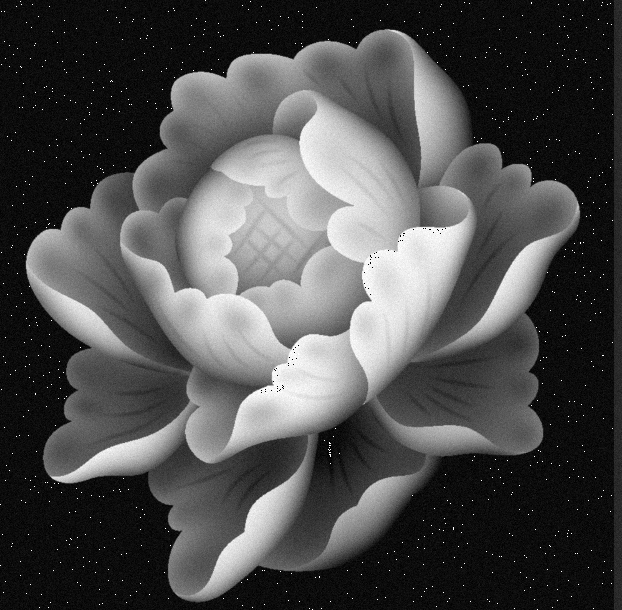
//> input picture imageProcess/project-image/sobel-image/sobel-image/花(高斯2).png, 622 x 610 px
$ ./log   (built with g++ and OpenCV 4)
//> lines starting //> are read from the running program, lines starting //| are printed output that depends on the picture
#include "iostream"
#include "math.h"
#include "opencv.hpp"
using namespace std;
using namespace cv;
const double π = 3.14;
bool ImageBlockData(uchar* lpData, long Width, long Height, int Temx, int Temy, long WindWidth, long WindHeight, uchar* TempData) {
	int Temi, Temj, Temu, Temv;
	for (Temi = 0; Temi < WindHeight; Temi++)
	{
		for (Temj = 0; Temj < WindWidth; Temj++)
		{
			Temu = Temy + Temi - WindHeight / 2;
			Temv = Temx + Temj - WindWidth / 2;
			if (Temu < 0)   Temu = -Temu - 1;
			if (Temv < 0)   Temv = -Temv - 1;
			if (Temu >= Height) Temu = 2 * Height - Temu - 1;
			if (Temv >= Width)  Temv = 2 * Width - Temv - 1;
			TempData[Temi * WindWidth + Temj] = lpData[Temu * Width + Temv];
		}
	}return true;

}
int main()
{
	Mat Image, grayImage, out_Image, l_out_Image;   //out_Image为结果图像
	Image = imread("花(高斯2).png");
//> Image is the input picture: 610 rows x 622 cols, CV_8UC3; min 0, max 255, mean 77.3
	namedWindow("原图", 1);
	imshow("原图", Image);
	long width = Image.cols; //图片的宽
//> width = 622
	long height = Image.rows;//图片的高
//> height = 610
	//const int length = Image.cols * Image.rows;
	cvtColor(Image, grayImage, COLOR_RGB2GRAY);
	out_Image = grayImage.clone();
	l_out_Image = grayImage.clone();
	uchar* start_image;
	uchar* end_image;
	uchar* l_end_image;

	start_image = (uchar*)calloc((grayImage.cols) * (grayImage.rows), sizeof(uchar));
	end_image = (uchar*)calloc((grayImage.cols) * (grayImage.rows), sizeof(uchar));
	l_end_image = (uchar*)calloc((grayImage.cols) * (grayImage.rows), sizeof(uchar));
	for (int i = 0; i < height; i++)
	{
		uchar* a = grayImage.ptr<uchar>(i);
		for (int j = 0; j < width; j++)
		{
			//printf("%u\t", a[i]);
			start_image[i * width + j] = a[j];
			end_image[i * width + j] = 0;
			l_end_image[i * width + j] = 0;
			//printf("%u\t", start_image[i * width + j]);
		}
	}


	int  loG_kernel[5][5] = {
	{0, 0, -1, 0, 0},
	{0, -1, -2, -1, 0},
	{-1, -2, 16, -2, -1},
	{0, -1, -2, -1, 0},
	{0, 0, -1, 0, 0}
	};
	for (int i = 0; i < height; i++)
	{
		for (int j = 0; j < width; j++)
		{
			double loG_value = 0;
			uchar* temp_block = (uchar*)calloc(25, sizeof(uchar));
			bool is_true = ImageBlockData(start_image, width, height, j, i, 5, 5, temp_block);
			for (int m = -2; m <= 2; m++) {
				for (int n = -2; n <= 2; n++) {
					loG_value += loG_kernel[m + 2][n + 2] * temp_block[(m + 2) * 5 + (n + 2)];
				}
			}
			end_image[i * width + j] = loG_value;
		}
	}

	for (int i = 0; i < height; i++)
	{
		uchar* result = out_Image.ptr<uchar>(i);
		for (int j = 0; j < width; j++)
		{
			result[j] = end_image[i * width + j];
			//printf("%d\t", end_image[i * width + j]);
		}
	}
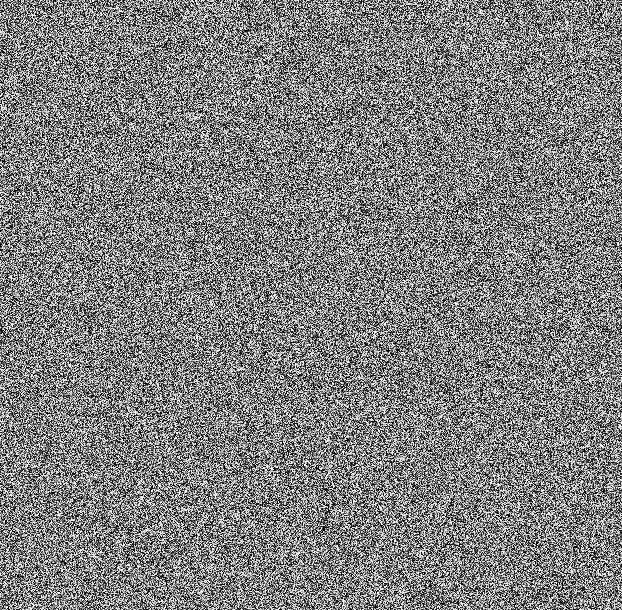
//> out_Image: 610 rows x 622 cols, CV_8UC1; min 0, max 255, mean 127.3

	//laplacian-----------------------
	int  laplacian_kernel[3][3] = { {0, 1, 0}, {1, -4, 1}, {0, 1, 0} };
	for (int i = 0; i < height; i++)
	{
		for (int j = 0; j < width; j++)
		{
			double laplacian_value = 0;
			uchar* laplacian_block = (uchar*)calloc(9, sizeof(uchar));
			bool is_true = ImageBlockData(start_image, width, height, j, i, 3, 3, laplacian_block);
			for (int m = -1; m <= 1; m++) {
				for (int n = -1; n <= 1; n++) {
					laplacian_value += laplacian_kernel[m + 1][n + 1] * laplacian_block[(m + 1) * 3 + (n + 1)];
				}
			}
			l_end_image[i * width + j] = laplacian_value;
		}
	}
	for (int i = 0; i < height; i++)
	{
		uchar* result = l_out_Image.ptr<uchar>(i);
		for (int j = 0; j < width; j++)
		{
			result[j] = l_end_image[i * width + j];
			//printf("%d\t", end_image[i * width + j]);
		}
	}
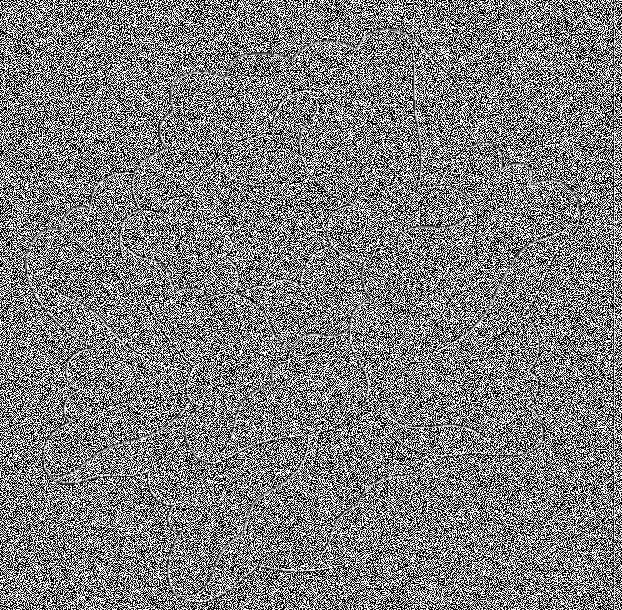
//> l_out_Image: 610 rows x 622 cols, CV_8UC1; min 0, max 255, mean 125.7

	namedWindow("loG算子结果", 1);
	imshow("loG算子结果", out_Image);
	namedWindow("laplacian算子结果", 1);
	imshow("laplacian算子结果", l_out_Image);
	waitKey(0);
	return 0;
}
